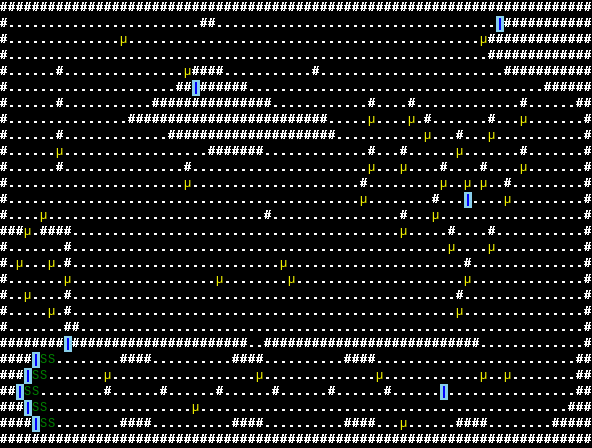

Tiled map render using the project's own tile images. Description and the map definition, with tile-layer contents summarised, below:
An orthogonal 74x28 tile map with 8x16 px tiles, 2 tile layers (Terrain, Foes).

<map version="1.10" tiledversion="1.11.2" orientation="orthogonal" renderorder="right-down" width="74" height="28" tilewidth="8" tileheight="16" infinite="0" nextlayerid="4" nextobjectid="3">
 <tileset firstgid="1" source="tileset/editor.tsx" />
 <layer id="1" name="Terrain" width="74" height="28">
  <data>[2072 cells, 2072 non-empty, 4 distinct tile ids]</data>
 </layer>
 <layer id="3" name="Foes" width="74" height="28">
  <data>[2072 cells, 42 non-empty, 1 distinct tile ids]</data>
 </layer>
</map>
